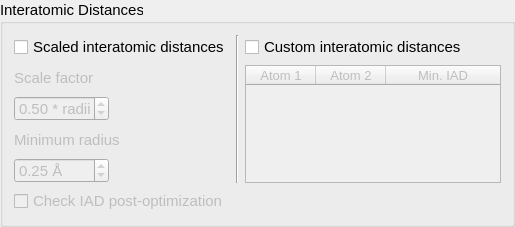
    <widget class="QGroupBox" name="groupBox_3">
     <property name="sizePolicy">
      <sizepolicy hsizetype="Preferred" vsizetype="Preferred">
       <horstretch>0</horstretch>
       <verstretch>0</verstretch>
      </sizepolicy>
     </property>
     <property name="font">
      <font>
       <pointsize>11</pointsize>
      </font>
     </property>
     <property name="title">
      <string>Interatomic Distances</string>
     </property>
     <layout class="QGridLayout" name="gridLayout_4">
      <item row="14" column="0">
       <widget class="QCheckBox" name="cb_checkStepOpt">
        <property name="enabled">
         <bool>false</bool>
        </property>
        <property name="font">
         <font>
          <pointsize>11</pointsize>
         </font>
        </property>
        <property name="focusPolicy">
         <enum>Qt::StrongFocus</enum>
        </property>
        <property name="text">
         <string>Check IAD post-optimization</string>
        </property>
       </widget>
      </item>
      <item row="3" column="0">
       <widget class="QLabel" name="label_9">
        <property name="enabled">
         <bool>false</bool>
        </property>
        <property name="sizePolicy">
         <sizepolicy hsizetype="Preferred" vsizetype="Preferred">
          <horstretch>0</horstretch>
          <verstretch>0</verstretch>
         </sizepolicy>
        </property>
        <property name="maximumSize">
         <size>
          <width>150</width>
          <height>25</height>
         </size>
        </property>
        <property name="font">
         <font>
          <pointsize>11</pointsize>
         </font>
        </property>
        <property name="text">
         <string>Minimum radius</string>
        </property>
        <property name="alignment">
         <set>Qt::AlignLeading|Qt::AlignLeft|Qt::AlignVCenter</set>
        </property>
        <property name="buddy">
         <cstring>spin_minRadius</cstring>
        </property>
       </widget>
      </item>
      <item row="0" column="0">
       <widget class="QCheckBox" name="cb_interatomicDistanceLimit">
        <property name="sizePolicy">
         <sizepolicy hsizetype="Minimum" vsizetype="Preferred">
          <horstretch>0</horstretch>
          <verstretch>0</verstretch>
         </sizepolicy>
        </property>
        <property name="minimumSize">
         <size>
          <width>0</width>
          <height>18</height>
         </size>
        </property>
        <property name="font">
         <font>
          <pointsize>11</pointsize>
         </font>
        </property>
        <property name="focusPolicy">
         <enum>Qt::StrongFocus</enum>
        </property>
        <property name="toolTip">
         <string>&lt;html&gt;&lt;head/&gt;&lt;body&gt;&lt;p&gt;Use this to limit the shortest interatomic distance between atoms.&lt;/p&gt;&lt;p&gt;This ensures that atoms aren't overlapping.&lt;/p&gt;&lt;/body&gt;&lt;/html&gt;</string>
        </property>
        <property name="text">
         <string>Scaled interatomic distances</string>
        </property>
        <property name="checked">
         <bool>false</bool>
        </property>
       </widget>
      </item>
      <item row="0" column="4">
       <widget class="QCheckBox" name="cb_customIAD">
        <property name="font">
         <font>
          <pointsize>11</pointsize>
         </font>
        </property>
        <property name="focusPolicy">
         <enum>Qt::StrongFocus</enum>
        </property>
        <property name="text">
         <string>Custom interatomic distances</string>
        </property>
        <property name="checked">
         <bool>false</bool>
        </property>
       </widget>
      </item>
      <item row="1" column="0">
       <widget class="QLabel" name="label">
        <property name="enabled">
         <bool>false</bool>
        </property>
        <property name="sizePolicy">
         <sizepolicy hsizetype="Preferred" vsizetype="Preferred">
          <horstretch>0</horstretch>
          <verstretch>0</verstretch>
         </sizepolicy>
        </property>
        <property name="maximumSize">
         <size>
          <width>150</width>
          <height>25</height>
         </size>
        </property>
        <property name="font">
         <font>
          <pointsize>11</pointsize>
         </font>
        </property>
        <property name="text">
         <string>Scale factor</string>
        </property>
        <property name="alignment">
         <set>Qt::AlignLeading|Qt::AlignLeft|Qt::AlignVCenter</set>
        </property>
        <property name="buddy">
         <cstring>spin_scaleFactor</cstring>
        </property>
       </widget>
      </item>
      <item row="2" column="0">
       <widget class="QDoubleSpinBox" name="spin_scaleFactor">
        <property name="enabled">
         <bool>false</bool>
        </property>
        <property name="sizePolicy">
         <sizepolicy hsizetype="Minimum" vsizetype="Minimum">
          <horstretch>0</horstretch>
          <verstretch>0</verstretch>
         </sizepolicy>
        </property>
        <property name="minimumSize">
         <size>
          <width>0</width>
          <height>25</height>
         </size>
        </property>
        <property name="maximumSize">
         <size>
          <width>95</width>
          <height>25</height>
         </size>
        </property>
        <property name="font">
         <font>
          <pointsize>11</pointsize>
         </font>
        </property>
        <property name="focusPolicy">
         <enum>Qt::StrongFocus</enum>
        </property>
        <property name="toolTip">
         <string>&lt;html&gt;&lt;head/&gt;&lt;body&gt;&lt;p&gt;Use this to limit the shortest interatomic distance between atoms. This ensures that atoms aren't overlapping.&lt;/p&gt;&lt;p&gt;The value specified here is multiplied by each atom's covalent radius, and the sum of the scaled radii are used to enforce a minimum atomic separation between atoms.&lt;/p&gt;&lt;p&gt;The default recommended value is 0.5.&lt;/p&gt;&lt;p&gt;This ensures that atoms will not be unphysically close&lt;br/&gt;(which may prevent certain optimization codes from working).&lt;br/&gt;Using a higher value is acceptable while creating random structures&lt;br/&gt;in the first generation, but may prevent the crossover operator&lt;br/&gt;from being able to create offspring that meet this restriction.&lt;/p&gt;&lt;/body&gt;&lt;/html&gt;</string>
        </property>
        <property name="suffix">
         <string> * radii</string>
        </property>
        <property name="decimals">
         <number>2</number>
        </property>
        <property name="maximum">
         <double>1.000000000000000</double>
        </property>
        <property name="singleStep">
         <double>0.050000000000000</double>
        </property>
        <property name="value">
         <double>0.500000000000000</double>
        </property>
       </widget>
      </item>
      <item row="4" column="0">
       <widget class="QDoubleSpinBox" name="spin_minRadius">
        <property name="enabled">
         <bool>false</bool>
        </property>
        <property name="sizePolicy">
         <sizepolicy hsizetype="Minimum" vsizetype="Minimum">
          <horstretch>0</horstretch>
          <verstretch>0</verstretch>
         </sizepolicy>
        </property>
        <property name="minimumSize">
         <size>
          <width>0</width>
          <height>25</height>
         </size>
        </property>
        <property name="maximumSize">
         <size>
          <width>95</width>
          <height>25</height>
         </size>
        </property>
        <property name="font">
         <font>
          <pointsize>11</pointsize>
         </font>
        </property>
        <property name="focusPolicy">
         <enum>Qt::StrongFocus</enum>
        </property>
        <property name="suffix">
         <string> Å</string>
        </property>
        <property name="decimals">
         <number>2</number>
        </property>
        <property name="singleStep">
         <double>0.050000000000000</double>
        </property>
        <property name="value">
         <double>0.250000000000000</double>
        </property>
       </widget>
      </item>
      <item row="0" column="3" rowspan="5">
       <widget class="Line" name="line_2">
        <property name="orientation">
         <enum>Qt::Vertical</enum>
        </property>
       </widget>
      </item>
      <item row="1" column="4" rowspan="4">
       <widget class="QTableWidget" name="table_IAD">
        <property name="enabled">
         <bool>false</bool>
        </property>
        <property name="sizePolicy">
         <sizepolicy hsizetype="Preferred" vsizetype="Preferred">
          <horstretch>0</horstretch>
          <verstretch>0</verstretch>
         </sizepolicy>
        </property>
        <property name="font">
         <font>
          <pointsize>10</pointsize>
         </font>
        </property>
        <property name="horizontalScrollBarPolicy">
         <enum>Qt::ScrollBarAlwaysOff</enum>
        </property>
        <attribute name="horizontalHeaderMinimumSectionSize">
         <number>20</number>
        </attribute>
        <attribute name="horizontalHeaderDefaultSectionSize">
         <number>70</number>
        </attribute>
        <attribute name="horizontalHeaderStretchLastSection">
         <bool>true</bool>
        </attribute>
        <attribute name="verticalHeaderVisible">
         <bool>false</bool>
        </attribute>
        <column>
         <property name="text">
          <string>Atom 1</string>
         </property>
         <property name="font">
          <font>
           <pointsize>10</pointsize>
          </font>
         </property>
        </column>
        <column>
         <property name="text">
          <string>Atom 2</string>
         </property>
         <property name="font">
          <font>
           <pointsize>10</pointsize>
          </font>
         </property>
        </column>
        <column>
         <property name="text">
          <string>Min. IAD</string>
         </property>
         <property name="font">
          <font>
           <pointsize>10</pointsize>
          </font>
         </property>
        </column>
       </widget>
      </item>
     </layout>
    </widget>
